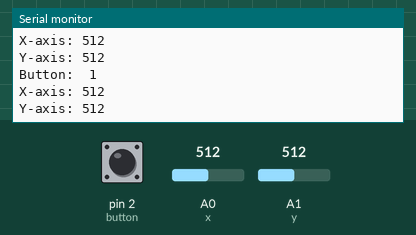
Simulated run of this sketch. Board: Arduino Uno, built with avr-gcc and run on an emulated ATmega328P. On the bench: the last lines printed to the serial monitor. The inputs (shaded band) are chosen by the test bench; at power-on: A0 (x) = 512, A1 (y) = 512, pin 2 (button) HIGH.

Above: at 1.3 s.
1.4 s: A0 (x) set to 716
At 1.82 s:
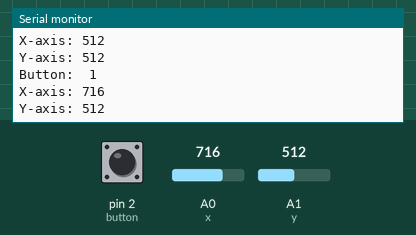
2.9 s: A1 (y) set to 716
At 3.32 s:
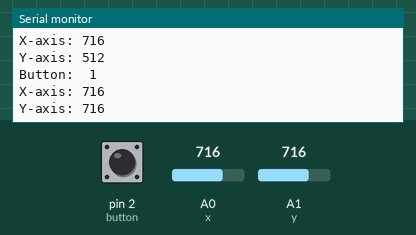
4.4 s: pin 2 (button) pulled LOW for 0.6 s
6.5 s: A0 (x) set to 900
At 6.83 s:
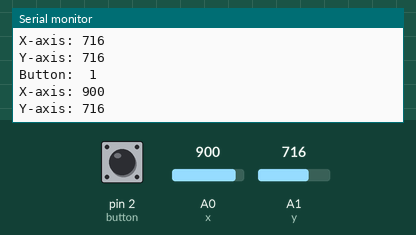
8.0 s: A1 (y) set to 900
At 8.33 s:
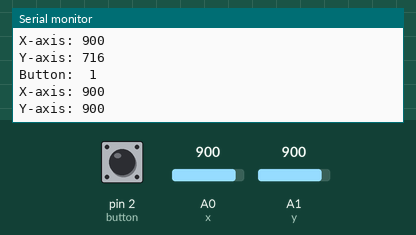
Timing chart, 0 to 10.5 s (numbered marks = the images above; inputs shaded):
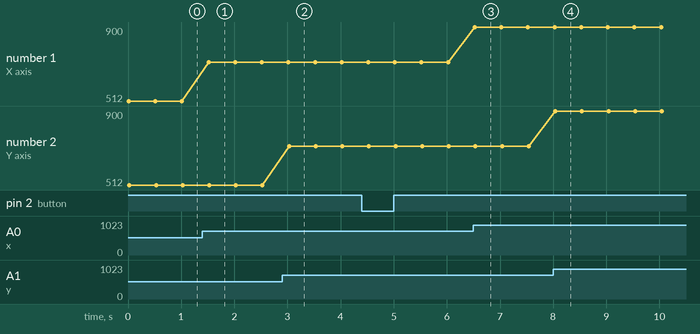

The sketch:

joystick.ino
```cpp
const int button = 2; //Digital pin connected to switch output.
const int x = 0; //Analog pin connected to X output.
const int y = 1; //Analog pin connected to Y output.

void setup() {
  pinMode(button, INPUT); //Sets the digital pin for input.
  digitalWrite(button, HIGH);//Sets the pin to "high". BAsically turns the pin on.
  // For my purposes I had to run the ide for COM3
  Serial.begin(9600); //Opens up a port to print out information to your computer.
}

void loop() {
  Serial.print("Button:  ");
  Serial.println(digitalRead(button));
  Serial.print("X-axis: ");
  Serial.println(analogRead(x));
  Serial.print("Y-axis: ");
  Serial.println(analogRead(y));
  Serial.print("\n\n");
  delay(500);
}
```

Measured:
- after the input at 1.4 s, the serial monitor: prints a new line after 0.12 s (image 1)
- after the input at 2.9 s, the serial monitor: prints a new line after 0.13 s (image 2)
- after the input at 6.5 s, the serial monitor: prints a new line at once (image 3)
- after the input at 8.0 s, the serial monitor: prints a new line at once (image 4)
- plotted number 1: 512 → 716 after the input at 1.4 s, 716 → 900 after the input at 6.5 s
